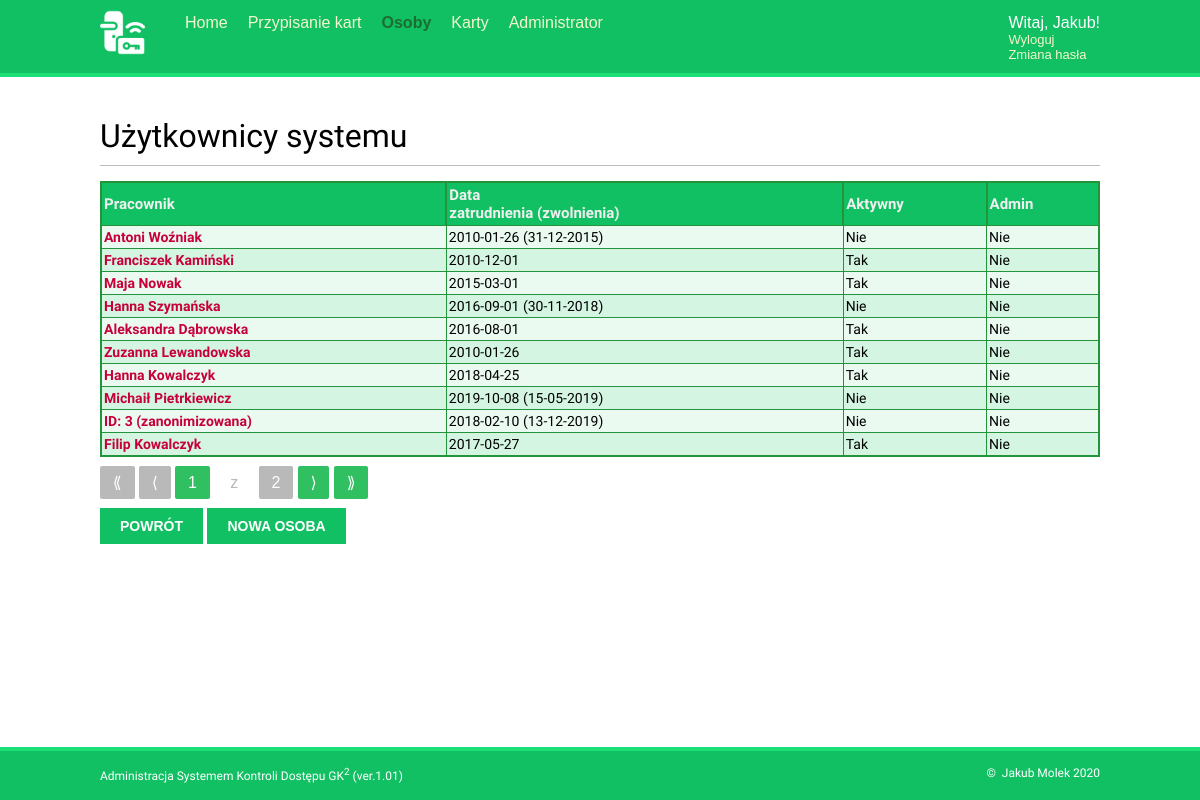
The app's page /osoby/ (signed in), older data.
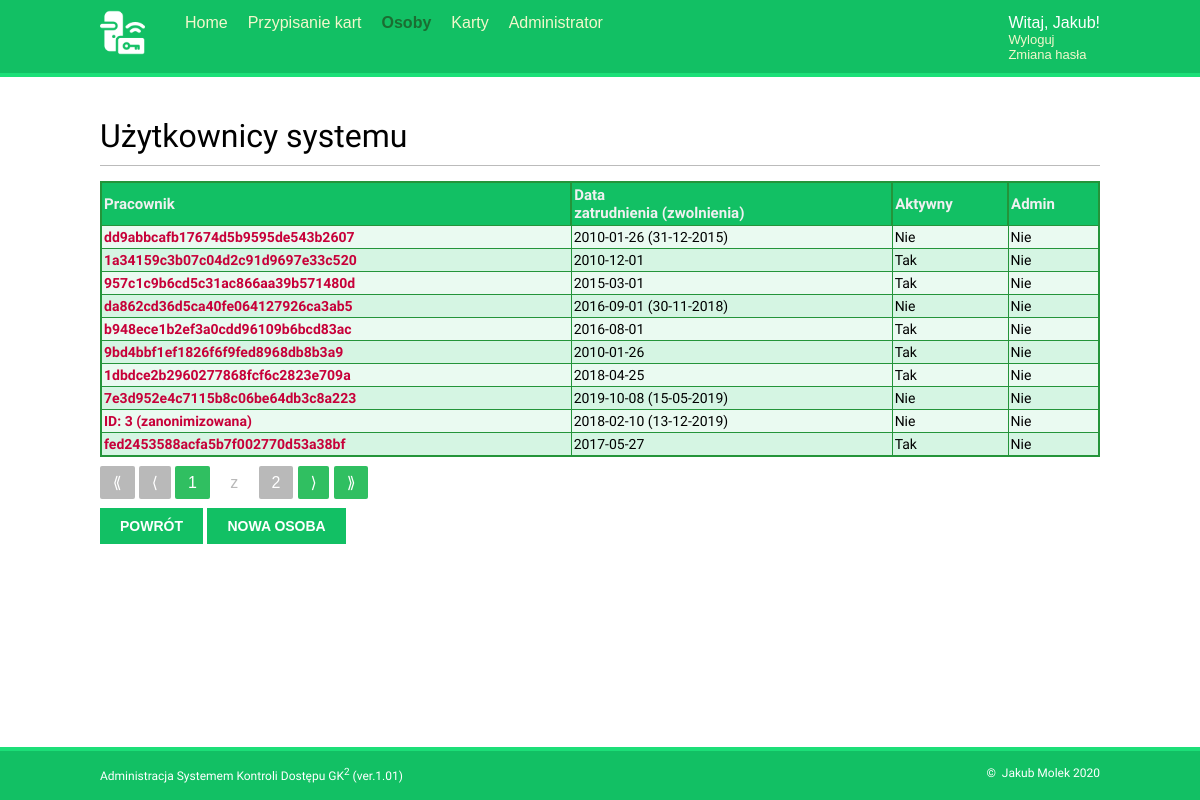
The same page, newer data.
### administracja/models.py (models this page shows, shortened)
class Person(models.Model):
    name =  models.CharField(max_length=100,
            verbose_name='Imię i nazwisko')
    pesel = models.CharField(max_length=11,
            verbose_name='PESEL',
            help_text='Podaj poprawny PESEL')
    hire_date = models.DateField(default=datetime.now,
            verbose_name='Data zatrudnienia')
    fire_date = models.DateField(blank=True,
            null=True,
            verbose_name='Data zwolnienia',
            help_text='Data zwolnienia nie może być wcześniejsza niż data zatrudnienia')
    active  = models.BooleanField(default=False,
            verbose_name='Aktywna')
    anonymized = models.BooleanField(default=False,
            verbose_name='Zanomizowana')
    hash_date = models.DateField(blank=True,
            null=True,
            verbose_name='Data anonimizacji')
    retention = models.IntegerField(default=5,
            null=False,
            verbose_name='Okres retencji RODO',
            help_text='Standardowy okres retencji wynosi 5 lat + dni do końca roku kalendarzowego')
    created = models.DateTimeField(auto_now_add=True,
            verbose_name='Data dodania rekordu')
    updated = models.DateTimeField(auto_now=True,
            verbose_name='Data aktualizacji rekordu')
    class Meta:
        verbose_name = u'Osoba'
        verbose_name_plural = u'Osoby'
    def get_absolute_url(self):
        return reverse('person_detail', kwargs={'pk': self.pk})

### administracja/views.py (the view)
class PersonListView(LoginRequiredMixin,generic.ListView):
    model = Person
    login_url = '/login/'
    paginate_by = 10
    context_object_name = 'person_list'
    template_name = 'person/list.html'
    ordering = ['-created']
    context = {'section': 'persons'}
    def get_context_data(self, **kwargs):
        context = super(PersonListView, self).get_context_data(**kwargs)
        context['section'] = 'persons'
        return context

### administracja/templates/person/list.html (shortened to what this page needs)
{% extends "base.html" %}
{% block content %}
	<h1>Użytkownicy systemu</h1>
	<table>
	<thead>
		<tr>
			<th>Pracownik</th>
			<th>Data<br>zatrudnienia (zwolnienia)</th>
			<th>Aktywny</th>
			<th>Admin</th>
		</tr>
	</thead>
	<tbody>
	{% for person in person_list %}
	<tr>
		<td><a class="external" href="{{ person.get_absolute_url }}">
			{% if person.anonymized %}
				ID: {{ person.id }} (zanonimizowana)
			{% else %}
				{{ person.name }}
				{% endif %} </a></td>
		<td>{{ person.hire_date | date:'Y-m-d' }}
			{% if person.fire_date %}
			 ({{ person.fire_date | date:"d-m-Y" }})
			{% endif %}
		</td>
		<td>{{ person.active | yesno:'Tak,Nie,-' }}</td>
		<td>{{ person.admin | yesno:'Tak,Nie,-' }}</td>
	</tr>
	{% endfor %}
	</tbody>
    </table>
{% if page_obj.paginator.num_pages > 1 %}
    {% include '_pagination.html' with items=page_obj %}
{% endif %}
<div class="buttons">
   <a class="button" href="{% url "dashboard" %}">Powrót</a>
   {% if request.user.is_staff %}
   <a class="button"
	href="http://172.16.1.11:8000/admin/administracja/person/add/"
	rel="noopener noreferrer" target="_blank">
	nowa osoba</a>
</div>
{% endif %}
{% endblock %}

### administracja/templates/base.html (shortened to what this page needs)
{% load static %}
<!DOCTYPE html>
<html>
  <head>
    <link href="{% static "css/skdadm.css" %}" rel="stylesheet">
    <link href="{% static "css/pagination.css" %}" rel="stylesheet">
    <link href="{% static "css/balloon.css" %}" rel="stylesheet">
  </head>
  <body>
    <div id="header">
      <span class="logo">
	<a href="{% url "dashboard" %}">
        <img src="{% static "img/skdlogo_w.png" %}" alt="SKD logo" height="45" title="SKD | Home">
	</a>
      </span>
    {% if request.user.is_authenticated %}
    {% block menu %}
      {% include "menu.html" %}
    {% endblock %}
    {% endif %}
    <div id="content">
      {% block content %}
      {% endblock %}
    </div>
    <div id="footer">
	<span class="footer">
		<p>Administracja Systemem Kontroli Dostępu GK<sup>2</sup>&nbsp;<bold>(ver.1.01)</bold></p>
	</span>
	<span class="autor">
	    <p>&copy;&nbsp; Jakub Molek 2020</p>
	</span>
    </div>
  </body>
</html>

### administracja/templates/menu.html (shortened to what this page needs)
    <ul class="menu">
	    <li {% if section == "dashboard" %}class="selected"{% endif %}>
		    <a href="{% url "dashboard" %}">Home</a>
	    </li>
	    <li>
		    <a href="#">Przypisanie kart</a>
 	    </li>
	    <li {% if section == "persons" %}class="selected"{% endif %}>
		    <a href="{% url "persons" %}">Osoby</a>
	    </li>
	    <li {% if section == "cards" %}class="selected"{% endif %}>
		    <a href="{% url "cards2" %}">Karty</a>
	    </li>
	    {% if request.user.is_staff %}
	    <li>
		    <a href="{% url 'admin:login' %}">Administrator</a>
	    </li>
	    {% endif %}
    </ul>
    <span class="user">
	    {% if request.user.is_authenticated %}
	    <div class="dropdown">
		    <span>Witaj, {{ request.user.first_name }}!</span>
		    <div class="dropdown-content_" style="font-size:13px">
			    <a href="{% url "logout" %}">Wyloguj</a><br>
			<a href="{% url "password_change" %}">Zmiana hasła</a>
		    </div></span></div>
	    {% else %}
	        <a href="{% url "login" %}">Zaloguj</a>
	    {% endif %}

### administracja/templates/_pagination.html
<div class="pagination">
    {% if items.has_previous %}
        <a class="pagination-action"
		href="?page=1">
		&Lang;</a>
        <a class="pagination-action"
		href="?page={{ items.previous_page_number }}">
		&lang;</a>
    {% else %}
        <span class="pagination-action-disabled">&Lang;</span>
        <span class="pagination-action-disabled">&lang;</span>
    {% endif %}
    <span class="pagination-current">{{ items.number }}</span>
    <span class="pagination-of">z</span>
    <span class="pagination-total">{{ items.paginator.num_pages }}</span>
    {% if items.has_next %}
        <a class="pagination-action"
		href="?page={{ items.next_page_number }}">
		&rang;</a>
        <a class="pagination-action"
		href="?page={{ items.paginator.num_pages }}">
		&Rang;</a>
    {% else %}
        <span class="pagination-action-disabled">&rang;</span>
	<span class="pagination-action-disabled">&Rang;</span>
    {% endif %}
</div>

### administracja/static/css/skdadm.css (style rules this page uses)
body { margin:0; padding:0; font-family:helvetica, sans-serif; }
p { line-height: 1.8; }
a { color:#c70039; text-decoration:none; }
h1, h2, h3, h4, h5 , h6 { font-family: 'Muli', sans-serif; font-weight:normal; }
h1 { border-bottom:1px solid #bbb; padding:0 0 10px 0; margin:10px 0 15px 0; }
#header { padding:10px 100px; font-size:16px; background:#12c064; color:#fff; border-bottom:4px solid #1cdf78; overflow:auto; }
#header .logo { font-family: 'Muli', sans-serif; float:left; color:#f3f7cc; font-size:24px; margin-right:25px; }
#header ul.menu { list-style:none; margin:0; float:left; padding:0 5px 0 5px; }
#header ul.menu li { float:left; padding:4px 10px; }
#header ul.menu li.selected a, #menu ul.menu li.selected a:hover { color:#1b6d32; font-weight:bold; }
#header a { color:#f3f7cc; }
#header .user { float:right; padding-top:4px; }
#footer { position: fixed; overflow:auto; left:0; bottom:0; width: 100%; padding-left:100px; padding-right:310px; background:#12c064; border-top:4px solid #1cdf78; }
#footer .footer { font-family: 'Muli', sans-serif; float:left; color:#fff; font-size:12px; }
#footer .autor { font-family: 'Muli', sans-serif; margin-right:200px; float:right; color:#fff; font-size:12px; text-align: right; }
#content { padding:30px 100px; }
input[type=submit], a.button { font-weight:bold; background:#12c064; color:white; padding:10px 20px; font-size:14px; margin-bottom: 10px; text-transform:uppercase; }
.buttons { padding-top: 25px; padding-bottom 25px; }
:root { --balloon-color:blue; --balloon-move: 30px; }
.dropdown { position: relative; display: inline-block; }

### administracja/static/css/pagination.css (style rules this page uses)
.pagination { text-align: left; margin-top: 1em; }
.pagination a { text-decoration: none; }
.pagination-current, .pagination-total { padding: 0.5em 0.8em; border-radius: 2px; color: #fff; background-color: #30BF61; }
.pagination-total { background-color: #B9B9B9; }
.pagination-action { padding: 0.5em 0.8em; border-radius: 2px; color: #fff; background-color: #30BF61; font-size: 1em; }
.pagination-action-disabled { padding: 0.5em 0.8em; border-radius: 2px; color: #fff; background-color: #B9B9B9; font-size: 1em; }
.pagination-of { color: #B9B9B9; padding: 0 1em; }

### administracja/static/css/balloon.css (style rules this page uses)
:root { --balloon-color: rgba(16,16,16,0.95);--balloon-font-size: 12px;--balloon-move: 4px }

### administracja/static/css/table.css (style rules this page uses)
table { font-family: 'Muli', Georgia, serif; border: 2px solid #24943A; background-color: #EAFAF1; width: 100%; text-align: left; border-collapse: collapse; }
table td, table th { border: 1px solid #24943A; padding: 3px 2px; }
table td a { font-weight: bold; }
table tbody td { font-size: 14px; }
table tr:nth-child(even) { background: #D5F5E3; }
table thead { background: #12c064; border-bottom: 0px solid #444444; }
table thead th { font-size: 15px; font-weight: bold; color: #F0F0F0; text-align: left; border-left: 2px solid #24943A; }
table thead th:first-child { border-left: none; }

Row changes from the older to the newer data that the page shows:
changed Person: name "Antoni Woźniak" → "dd9abbcafb17674d5b9595de543b2607"
changed Person (number 2 of 10 on the later page): name "Franciszek Kamiński" → "1a34159c3b07c04d2c91d9697e33c520"
changed Person (number 3 of 10 on the later page): name "Maja Nowak" → "957c1c9b6cd5c31ac866aa39b571480d"
changed Person (number 4 of 10 on the later page): name "Hanna Szymańska" → "da862cd36d5ca40fe064127926ca3ab5"
changed Person: name "Aleksandra Dąbrowska" → "b948ece1b2ef3a0cdd96109b6bcd83ac"
changed Person: name "Zuzanna Lewandowska" → "9bd4bbf1ef1826f6f9fed8968db8b3a9"
changed Person: name "Hanna Kowalczyk" → "1dbdce2b2960277868fcf6c2823e709a"
changed Person (number 8 of 10 on the later page): name "Michaił Pietrkiewicz" → "7e3d952e4c7115b8c06be64db3c8a223"
changed Person: name "Filip Kowalczyk" → "fed2453588acfa5b7f002770d53a38bf"
